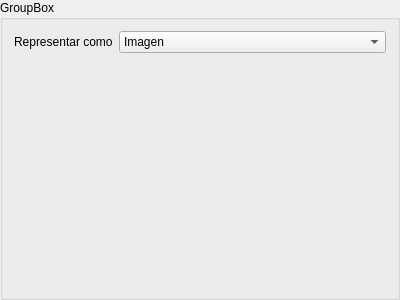
<?xml version="1.0" encoding="UTF-8"?>
<ui version="4.0">
 <class>gbGraphicRepresentation</class>
 <widget class="QGroupBox" name="gbGraphicRepresentation">
  <property name="geometry">
   <rect>
    <x>0</x>
    <y>0</y>
    <width>400</width>
    <height>300</height>
   </rect>
  </property>
  <property name="sizePolicy">
   <sizepolicy hsizetype="Minimum" vsizetype="Minimum">
    <horstretch>0</horstretch>
    <verstretch>0</verstretch>
   </sizepolicy>
  </property>
  <property name="windowTitle">
   <string>GroupBox</string>
  </property>
  <property name="title">
   <string>GroupBox</string>
  </property>
  <layout class="QVBoxLayout" name="verticalLayout">
   <item>
    <layout class="QFormLayout" name="formLayout">
     <item row="0" column="1">
      <widget class="QComboBox" name="comboBox">
       <item>
        <property name="text">
         <string>Imagen</string>
        </property>
       </item>
       <item>
        <property name="text">
         <string>Matriz de puntos</string>
        </property>
       </item>
       <item>
        <property name="text">
         <string>Audio</string>
        </property>
       </item>
       <item>
        <property name="text">
         <string>Grafica</string>
        </property>
       </item>
      </widget>
     </item>
     <item row="0" column="0">
      <widget class="QLabel" name="label_5">
       <property name="text">
        <string>Representar como</string>
       </property>
      </widget>
     </item>
    </layout>
   </item>
  </layout>
 </widget>
 <resources/>
 <connections/>
</ui>
